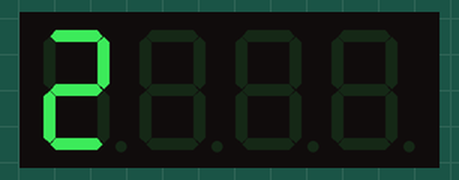
This sketch was run on a simulated Arduino Uno, built with avr-gcc and run on an emulated ATmega328P. Parts: 4-digit seven-segment display. Wiring (inferred from the names in the program): 4-digit 7-segment display, segments lit when HIGH: segments pin 14, pin 2, pin 3, pin 4, pin 5, pin 6, pin 7, pin 8; digit selects pin 9, pin 10, pin 11, pin 12. The segment pins are drawn as the display they are named for; what the sketch prints to the serial monitor is not drawn.

Above: at 0.58 s.
At 6.31 s:
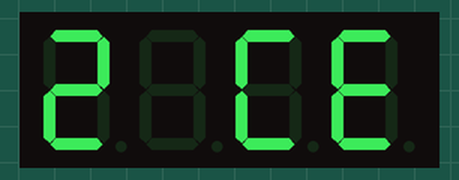
At 13.78 s:
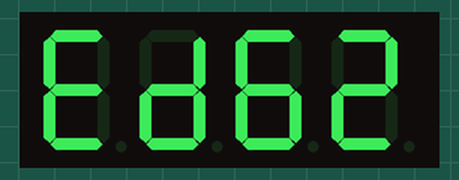
At 19.84 s:
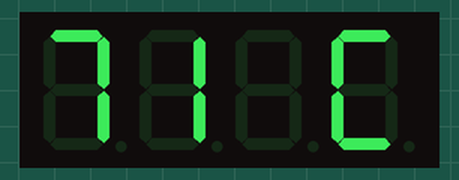
At 30.52 s:
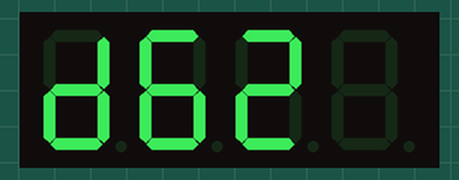
At 39.78 s:
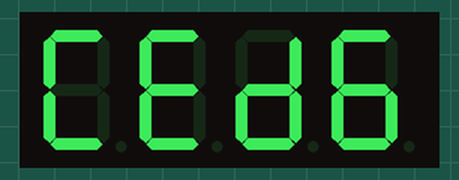

The sketch:

pr18.1_7segmentDisplayRunString.ino
```cpp
//#include <Wire.h>
//#include <DS3231.h>

//DS3231 clock;
//RTCDateTime dt;
/*
  Serial.print(dt.year);   Serial.print("-");
  Serial.print(dt.month);  Serial.print("-");
  Serial.print(dt.day);    Serial.print(" ");
  Serial.print(dt.hour);   Serial.print(":");
  Serial.print(dt.minute); Serial.print(":");
  Serial.print(dt.second); Serial.println("");
*/

int raz0 = 9;
int raz1 = 10;
int raz2 = 11;
int raz3 = 12;

int a = 14;
int b = 2;
int c = 3;
int d = 4;
int e = 5;
int f = 6;
int g = 7;
int h = 8;

int showTimeDigit = 1;
unsigned long lastUpdateRun = 0;
unsigned long lastUpdateClock = 0;
unsigned long lastUpdateTemp = 0;
unsigned long lastUpdateDot = 0;
int digitMass[] = {1, 5, 3, 7};          // 3 разряд - 2 разряд -  1 разр - 0 разр
int sizeDigitMass = sizeof(digitMass) / sizeof(int);
/*
   Строку необходимо набрать
   Например (полный вариант):
   1 элемент = десятки часов
   2 = единицы часов
   3 = десятки минут
   4 = единицы минут
   5 = пусто
   6 = десятки градусов температуры
   7 = единицы градусов температуры
   8 = десятые доли градусов температуры
   9 = символ градусов Цельсия "С"

   Или простой вариант:
   1 эл = десятки градусов температуры
   2 = единицы градусов температуры
   3 = десятые доли градусов температуры
   4 = символ градусов Цельсия "С"
*/
int digitMassRun[] = {2, 6, 7, 103, 999, 1, 7, 2, 3, 999, 2, 6, 104, 105, 103, 999, 2, 0, 1, 8};
int sizeRuningMass = sizeof(digitMassRun) / sizeof(int);
int speedRunMass = 350;

int dsHour = 21;
int dsMin = 1;
int arduinoTemp = 0;
int dotPointState = 1;

void setup() {

  //clock.begin();
  // Set sketch compiling time
  //clock.setDateTime(__DATE__, __TIME__);
  // настраиваем выход разрядов
  pinMode(raz0, OUTPUT);
  pinMode(raz1, OUTPUT);
  pinMode(raz2, OUTPUT);
  pinMode(raz3, OUTPUT);

  // настраиваем выход сегментов
  pinMode(a, OUTPUT);
  pinMode(b, OUTPUT);
  pinMode(c, OUTPUT);
  pinMode(d, OUTPUT);
  pinMode(e, OUTPUT);
  pinMode(f, OUTPUT);
  pinMode(g, OUTPUT);
  pinMode(h, OUTPUT);

  // выключить все разряды
  digitalWrite(raz0, HIGH);
  digitalWrite(raz1, HIGH);
  digitalWrite(raz2, HIGH);
  digitalWrite(raz3, HIGH);
  lastUpdateClock = millis();
  lastUpdateDot = millis();
  Serial.begin(115200);
  Serial.println("sizeRuningMass: " + String(sizeRuningMass));
  Serial.println("sizeDigitMass: " + String(sizeDigitMass));
  Serial.println("Half: " + String((sizeDigitMass + sizeRuningMass) / 2 + 1));
}

void loop() {
  // каждую секунду обновляем массив с данными часов и минут
  /*if (millis() - lastUpdateDot >= 1000) {
    //dt = clock.getDateTime();
    //dsHour = dt.hour;
    //dsMin = dt.minute;
    digitMass[0] = dsHour / 10;
    digitMass[1] = dsHour % 10;
    digitMass[2] = dsMin / 10;
    digitMass[3] = dsMin % 10;
    dotPointState = !dotPointState;                         // каждую секунду меняем статус точки на индикаторе
    lastUpdateDot = millis();
    }*/

  // цикл отрисовки чисeл из массива digitMass
  //while (millis() - lastUpdateClock < 500) {
  /*for (int i = 0; i < 4; i++) {
    viborRaz(i);                        // выбрали разряд
    digit(digitMass[3 - i]);            // включили соответствующую цифру
    // если выбран 2 разряд, то дополнительно вкл точку на индикаторе
    // в остальных случаях точка не горит
    if (i == 2 and dotPointState) {
      digitalWrite(h, dotPointState);
    } else {
      digitalWrite(h, LOW);
    }
    delay(showTimeDigit);               // подождали некоторое время
    digit(999);                         // погасили все сегменты
    }*/
  //}
  //lastUpdateClock = millis();

  /*if (millis() - lastUpdateTemp >= 10000) {
    arduinoTemp = readTemp();
    digitMass[0] = arduinoTemp / 1000;
    digitMass[1] = arduinoTemp % 1000 / 100;
    digitMass[2] = arduinoTemp % 1000 % 100 / 10;
    digitMass[3] = 103;
    unsigned long lastUpdate = millis();
    // цикл отрисовки чисeл из массива digitMass
    while (millis() - lastUpdate < 2500) {
      for (int i = 0; i < 4; i++) {
        viborRaz(i);
        digit(digitMass[3 - i]);
        if (i == 2) {
          digitalWrite(h, HIGH);
        } else {
          digitalWrite(h, LOW);
        }
        delay(showTimeDigit);               // подождали некоторое время
        digit(999);                         // погасили все сегменты
      }
    }
    lastUpdateTemp = millis();
    }*/
  // бегущий сегмент
  /*viborRaz(0);
    digitalWrite(a, 1);
    delay(showTimeDigit);
    digitalWrite(a, 0);
    digitalWrite(b, 1);
    delay(showTimeDigit);
    digitalWrite(b, 0);
    digitalWrite(c, 1);
    delay(showTimeDigit);
    digitalWrite(c, 0);
    digitalWrite(d, 1);
    delay(showTimeDigit);
    viborRaz(1);
    delay(showTimeDigit);
    viborRaz(2);
    delay(showTimeDigit);
    viborRaz(3);
    delay(showTimeDigit);
    digitalWrite(d, 0);
    digitalWrite(e, 1);
    delay(showTimeDigit);
    digitalWrite(e, 0);
    digitalWrite(f, 1);
    delay(showTimeDigit);
    digitalWrite(f, 0);
    digitalWrite(a, 1);
    delay(showTimeDigit);
    viborRaz(2);
    delay(showTimeDigit);
    viborRaz(1);
    delay(showTimeDigit);*/


  // каждые 10 секунд обновляем массив с данными температуры
  if (millis() - lastUpdateTemp >= 10000) {
    arduinoTemp = readTemp();
    digitMassRun[0] = arduinoTemp / 100;
    digitMassRun[1] = arduinoTemp % 100 / 10;
    digitMassRun[2] = arduinoTemp % 100 % 10;
    digitMassRun[3] = 103;
    lastUpdateTemp = millis();
  }
  // бегущая текстовая(цифровая) строка
  // запускаем цикл по элементам бегущей строки (от 0 до кол-ва разрядов + размер бег. строки)
  for (int simbol = 0; simbol < sizeRuningMass + sizeDigitMass ; simbol++) {
    //Serial.print("simbol: "); Serial.println(simbol);
    zapolnenieDigitMass(simbol);                                // присваиваем элементам отображаемого массива значения из массива бегущей строки
    lastUpdateRun = millis();                                   // обновляем таймер отображения текущих элементов
    while (millis() - lastUpdateRun <= speedRunMass) {          // запускаем таймер отображения текущих элементов
      // пробегаемся по 4 элементам 7-и сегментного индикатора
      for (int i = 0; i < sizeDigitMass; i++) {
        viborRaz(i);                                            // выбрали разряд
        digit(digitMass[3 - i]);                                // включили соответствующую цифру
        delay(showTimeDigit);                                   // подождали некоторое время
        digit(999);                                             // погасили все сегменты
        // точка горит, только когда видно полное число или когда число уезжает
        if (simbol >= 3 and simbol <= 5) {
          viborRaz(simbol - 2);                                 // выбрали разряд для точки
          digitalWrite(h, HIGH);
        } else {
          digitalWrite(h, LOW);
        }
        delay(showTimeDigit);                                   // подождали некоторое время
        digit(999);                                             // погасили все сегменты
      }
    }
  }
}

// функция заполнения массива отображаемых элементов
void zapolnenieDigitMass(int pos) {
  // нулевая позиция = на дисплее пусто
  if (pos == 0) {
    for (int i = 0; i < sizeDigitMass; i++) {
      digitMass[i] = 999;
    }
  }
  if (pos < 4 and pos > 0) {
    for (int i = 0; i < pos; i++) {
      digitMass[sizeDigitMass - 1 - i] = digitMassRun[pos - 1 - i];
    }
    /*digitMass[3] = digitMassRun[0]; //i=0 pos=1 pos-1=0
      digitMass[3] = digitMassRun[1]; //i=1   pos=2 pos-1=1
      digitMass[2] = digitMassRun[0];
      digitMass[3] = digitMassRun[2]; //i=2   pos=3 pos-1=2
      digitMass[2] = digitMassRun[1];
      digitMass[1] = digitMassRun[0];*/
    for (int i = pos + 1; i < sizeDigitMass - 1; i++) {
      digitMass[i] = 999;
    }
  }
  // позиция с 1 по 4 (точнее с 1 до (размер массива вывода + размер массива бег строки)/2)
  if (pos <= sizeRuningMass and pos >= 4) {
    for (int i = 0; i < 4; i++) {
      //Serial.print("digitMass["); Serial.print(sizeDigitMass - 1 - i); Serial.print("]");
      //Serial.print(" = digitMassRun["); Serial.print(pos - 1 - i); Serial.print("]"); Serial.println();
      digitMass[sizeDigitMass - 1 - i] = digitMassRun[sizeDigitMass - 1 - i + pos - sizeDigitMass];
    }
    for (int i = pos + 1; i < sizeDigitMass - 1; i++) {
      digitMass[i] = 999;
    }
  }
  if (pos > sizeRuningMass) {
    for (int i = pos - sizeRuningMass; i < sizeDigitMass; i++) {
      digitMass[i - (pos - sizeRuningMass)] = digitMassRun[sizeRuningMass - sizeDigitMass + i];
    }
    /*digitMass[0] = digitMassRun[14]; //i=2 pos=18 3
      digitMass[1] = digitMassRun[14]; //i=1 pos=17 2
      digitMass[0] = digitMassRun[13];
      digitMass[2] = digitMassRun[14]; //i=0 pos=16 1
      digitMass[1] = digitMassRun[13];
      digitMass[0] = digitMassRun[12];*/
    for (int i = 0; i < pos - sizeRuningMass; i++) {
      digitMass[3 - i] = 999;
    }
  }

  // позиция с (размер массива вывода + размер массива бег строки)/2 + 1 до (размер массива вывода + размер массива бег строки) (с 5 до 7)
  /*else {

    Serial.print("pos\t"); Serial.println(pos);
    for (int i = sizeRuningMass - 1 - pos; i < sizeDigitMass; i++) {
      Serial.print("i\t"); Serial.print(i); Serial.print("\ti-(pos-sizeDigitMass)\t"); Serial.print(i - (pos - sizeDigitMass)); Serial.println();
      digitMass[i - (sizeRuningMass - 1 - pos)] = digitMassRun[i];
    }

    for (int i = 0; i < sizeRuningMass - 1 - pos; i++) {
      digitMass[3 - i] = 999;
    }
    }*/
  /*else {
    for (int i = pos - sizeDigitMass; i < sizeRuningMass; i++) {
      digitMass[i - (pos - sizeDigitMass)] = digitMassRun[i];
    }
    for (int i = 0; i < pos - sizeRuningMass; i++) {
      digitMass[3 - i] = 999;
    }
    }*/
  /*switch (pos) {
    case 0:
      for (int i = 0; i < sizeDigitMass; i++) {
        digitMass[i] = 999;
      }
      break;
    case 1:
      digitMass[sizeDigitMass - 1] = digitMassRun[pos - 1];
      for (int i = pos; i < sizeDigitMass - 1; i++) {
        digitMass[i] = 999;
      }
      break;
    case 2:
      digitMass[sizeDigitMass - 1] = digitMassRun[pos - 1];
      digitMass[sizeDigitMass - 1 - 1] = digitMassRun[pos - 1 - 1];
      for (int i = pos; i < sizeDigitMass - 1 - 1; i++) {
        digitMass[i] = 999;
      }
      break;
    case 3:
      digitMass[sizeDigitMass - 1] = digitMassRun[pos - 1];
      digitMass[sizeDigitMass - 1 - 1] = digitMassRun[pos - 1 - 1];
      digitMass[sizeDigitMass - 1 - 1 - 1] = digitMassRun[pos - 1 - 1 - 1];
      for (int i = pos; i < sizeDigitMass - 1 - 1 - 1 ; i++) {
        digitMass[i] = 999;
      }
      break;
    case 4:
      digitMass[sizeDigitMass - 1] = digitMassRun[pos - 1];
      digitMass[sizeDigitMass - 1 - 1] = digitMassRun[pos - 1 - 1];
      digitMass[sizeDigitMass - 1 - 1 - 1] = digitMassRun[pos - 1 - 1 - 1];
      digitMass[sizeDigitMass - 1 - 1 - 1 - 1] = digitMassRun[pos - 1 - 1 - 1 - 1];
      break;
    case 5:
      digitMass[pos - sizeDigitMass - 1] = digitMassRun[pos - sizeDigitMass];
      digitMass[pos - sizeDigitMass] = digitMassRun[pos - sizeDigitMass + 1];
      digitMass[pos - sizeDigitMass + 1] = digitMassRun[pos - sizeDigitMass + 1 + 1];
      for (int i = 0; i < pos - sizeDigitMass; i++) {
        digitMass[3 - i] = 999;
      }
      break;
    case 6:
      digitMass[pos - sizeDigitMass - 1 - 1] = digitMassRun[pos - sizeDigitMass];
      digitMass[pos - sizeDigitMass - 1] = digitMassRun[pos - sizeDigitMass + 1];
      for (int i = 0; i < pos - sizeDigitMass; i++) {
        digitMass[3 - i] = 999;
      }
      break;
    case 7:
      digitMass[pos - sizeDigitMass - 1 - 1 - 1] = digitMassRun[pos - sizeDigitMass];
      for (int i = 0; i < pos - sizeDigitMass; i++) {
        digitMass[3 - i] = 999;
      }
      break;
    }*/
}

int readTemp() {
  long result;
  // Read temperature sensor against 1.1V reference
  ADMUX = _BV(REFS1) | _BV(REFS0) | _BV(MUX3);
  delay(2); // Wait for Vref to settle
  ADCSRA |= _BV(ADSC); // Convert
  while (bit_is_set(ADCSRA, ADSC));
  result = ADCL;
  result |= ADCH << 8;
  int TEMP_INTERNAL = int(10 * (result - 125) * 0.1075);
  return TEMP_INTERNAL;
}

void nul() {
  digitalWrite(a, LOW);
  digitalWrite(b, LOW);
  digitalWrite(c, LOW);
  digitalWrite(d, LOW);
  digitalWrite(e, LOW);
  digitalWrite(f, LOW);
  digitalWrite(g, LOW);
  digitalWrite(h, LOW);
}

void zero() {
  digitalWrite(a, HIGH);
  digitalWrite(b, HIGH);
  digitalWrite(c, HIGH);
  digitalWrite(d, HIGH);
  digitalWrite(e, HIGH);
  digitalWrite(f, HIGH);
  digitalWrite(g, LOW);
}

void one() {
  digitalWrite(a, LOW);
  digitalWrite(b, HIGH);
  digitalWrite(c, HIGH);
  digitalWrite(d, LOW);
  digitalWrite(e, LOW);
  digitalWrite(f, LOW);
  digitalWrite(g, LOW);
}

void two() {
  digitalWrite(a, HIGH);
  digitalWrite(b, HIGH);
  digitalWrite(c, LOW);
  digitalWrite(d, HIGH);
  digitalWrite(e, HIGH);
  digitalWrite(f, LOW);
  digitalWrite(g, HIGH);
}

void three() {
  digitalWrite(a, HIGH);
  digitalWrite(b, HIGH);
  digitalWrite(c, HIGH);
  digitalWrite(d, HIGH);
  digitalWrite(e, LOW);
  digitalWrite(f, LOW);
  digitalWrite(g, HIGH);
}

void four() {
  digitalWrite(a, LOW);
  digitalWrite(b, HIGH);
  digitalWrite(c, HIGH);
  digitalWrite(d, LOW);
  digitalWrite(e, LOW);
  digitalWrite(f, HIGH);
  digitalWrite(g, HIGH);
}

void five() {
  digitalWrite(a, HIGH);
  digitalWrite(b, LOW);
  digitalWrite(c, HIGH);
  digitalWrite(d, HIGH);
  digitalWrite(e, LOW);
  digitalWrite(f, HIGH);
  digitalWrite(g, HIGH);
}

void six() {
  digitalWrite(a, HIGH);
  digitalWrite(b, LOW);
  digitalWrite(c, HIGH);
  digitalWrite(d, HIGH);
  digitalWrite(e, HIGH);
  digitalWrite(f, HIGH);
  digitalWrite(g, HIGH);
}

void seven() {
  digitalWrite(a, HIGH);
  digitalWrite(b, HIGH);
  digitalWrite(c, HIGH);
  digitalWrite(d, LOW);
  digitalWrite(e, LOW);
  digitalWrite(f, LOW);
  digitalWrite(g, LOW);
}

void eight() {
  digitalWrite(a, HIGH);
  digitalWrite(b, HIGH);
  digitalWrite(c, HIGH);
  digitalWrite(d, HIGH);
  digitalWrite(e, HIGH);
  digitalWrite(f, HIGH);
  digitalWrite(g, HIGH);
}

void nine() {
  digitalWrite(a, HIGH);
  digitalWrite(b, HIGH);
  digitalWrite(c, HIGH);
  digitalWrite(d, HIGH);
  digitalWrite(e, LOW);
  digitalWrite(f, HIGH);
  digitalWrite(g, HIGH);
}

// буквы латинского алфавита
void simbol_A() {
  digitalWrite(a, HIGH);
  digitalWrite(b, HIGH);
  digitalWrite(c, HIGH);
  digitalWrite(d, LOW);
  digitalWrite(e, HIGH);
  digitalWrite(f, HIGH);
  digitalWrite(g, HIGH);
}

void simbol_B() {
  digitalWrite(a, LOW);
  digitalWrite(b, LOW);
  digitalWrite(c, HIGH);
  digitalWrite(d, HIGH);
  digitalWrite(e, HIGH);
  digitalWrite(f, HIGH);
  digitalWrite(g, HIGH);
}

void simbol_C() {
  digitalWrite(a, HIGH);
  digitalWrite(b, LOW);
  digitalWrite(c, LOW);
  digitalWrite(d, HIGH);
  digitalWrite(e, HIGH);
  digitalWrite(f, HIGH);
  digitalWrite(g, LOW);
}

void simbol_D() {
  digitalWrite(a, LOW);
  digitalWrite(b, HIGH);
  digitalWrite(c, HIGH);
  digitalWrite(d, HIGH);
  digitalWrite(e, HIGH);
  digitalWrite(f, LOW);
  digitalWrite(g, HIGH);
}

void simbol_E() {
  digitalWrite(a, HIGH);
  digitalWrite(b, LOW);
  digitalWrite(c, LOW);
  digitalWrite(d, HIGH);
  digitalWrite(e, HIGH);
  digitalWrite(f, HIGH);
  digitalWrite(g, HIGH);
}

void simbol_F() {
  digitalWrite(a, HIGH);
  digitalWrite(b, LOW);
  digitalWrite(c, LOW);
  digitalWrite(d, LOW);
  digitalWrite(e, HIGH);
  digitalWrite(f, HIGH);
  digitalWrite(g, HIGH);
}

void simbol_G() {
  digitalWrite(a, HIGH);
  digitalWrite(b, LOW);
  digitalWrite(c, HIGH);
  digitalWrite(d, HIGH);
  digitalWrite(e, HIGH);
  digitalWrite(f, HIGH);
  digitalWrite(g, HIGH);
}

void simbol_H() {
  digitalWrite(a, LOW);
  digitalWrite(b, HIGH);
  digitalWrite(c, HIGH);
  digitalWrite(d, LOW);
  digitalWrite(e, HIGH);
  digitalWrite(f, HIGH);
  digitalWrite(g, HIGH);
}

void simbol_I() {
  digitalWrite(a, LOW);
  digitalWrite(b, HIGH);
  digitalWrite(c, HIGH);
  digitalWrite(d, LOW);
  digitalWrite(e, LOW);
  digitalWrite(f, LOW);
  digitalWrite(g, LOW);
}

void simbol_J() {
  digitalWrite(a, LOW);
  digitalWrite(b, HIGH);
  digitalWrite(c, HIGH);
  digitalWrite(d, HIGH);
  digitalWrite(e, LOW);
  digitalWrite(f, LOW);
  digitalWrite(g, LOW);
}

// букву К нельзя

void simbol_L() {
  digitalWrite(a, LOW);
  digitalWrite(b, LOW);
  digitalWrite(c, LOW);
  digitalWrite(d, HIGH);
  digitalWrite(e, HIGH);
  digitalWrite(f, HIGH);
  digitalWrite(g, LOW);
}

// букву M нельзя

void simbol_O() {
  zero();
}

void simbol_P() {
  digitalWrite(a, HIGH);
  digitalWrite(b, HIGH);
  digitalWrite(c, LOW);
  digitalWrite(d, LOW);
  digitalWrite(e, HIGH);
  digitalWrite(f, HIGH);
  digitalWrite(g, HIGH);
}

void simbol_S() {
  five();
}

void simbol_U() {
  digitalWrite(a, LOW);
  digitalWrite(b, HIGH);
  digitalWrite(c, HIGH);
  digitalWrite(d, HIGH);
  digitalWrite(e, HIGH);
  digitalWrite(f, HIGH);
  digitalWrite(g, LOW);
}

void simbol_V() {
  digitalWrite(a, LOW);
  digitalWrite(b, LOW);
  digitalWrite(c, HIGH);
  digitalWrite(d, HIGH);
  digitalWrite(e, HIGH);
  digitalWrite(f, LOW);
  digitalWrite(g, LOW);
}

void simbol_Y() {
  digitalWrite(a, LOW);
  digitalWrite(b, HIGH);
  digitalWrite(c, HIGH);
  digitalWrite(d, HIGH);
  digitalWrite(e, LOW);
  digitalWrite(f, LOW);
  digitalWrite(g, HIGH);
}

void simbol_Z() {
  two();
}


void digit(int d) {
  switch (d) {
    case 0:
      zero();
      break;
    case 1:
      one();
      break;
    case 2:
      two();
      break;
    case 3:
      three();
      break;
    case 4:
      four();
      break;
    case 5:
      five();
      break;
    case 6:
      six();
      break;
    case 7:
      seven();
      break;
    case 8:
      eight();
      break;
    case 9:
      nine();
      break;
    case 103:
      simbol_C();
      break;
    case 104:
      simbol_D();
      break;
    case 105:
      simbol_E();
      break;
    case 999:
      nul();
      break;
  }
}

void viborRaz(int num) {
  switch (num) {
    case 0:
      digitalWrite(raz0, LOW);
      //analogWrite(raz0, 250);
      digitalWrite(raz1, HIGH);
      digitalWrite(raz2, HIGH);
      digitalWrite(raz3, HIGH);
      break;
    case 1:
      digitalWrite(raz0, HIGH);
      digitalWrite(raz1, LOW);
      digitalWrite(raz2, HIGH);
      digitalWrite(raz3, HIGH);
      break;
    case 2:
      digitalWrite(raz0, HIGH);
      digitalWrite(raz1, HIGH);
      digitalWrite(raz2, LOW);
      digitalWrite(raz3, HIGH);
      break;
    case 3:
      digitalWrite(raz0, HIGH);
      digitalWrite(raz1, HIGH);
      digitalWrite(raz2, HIGH);
      digitalWrite(raz3, LOW);
      break;
  }
}
```
